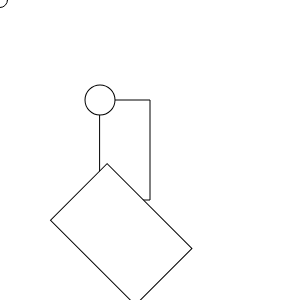
Frame 1 (no input)
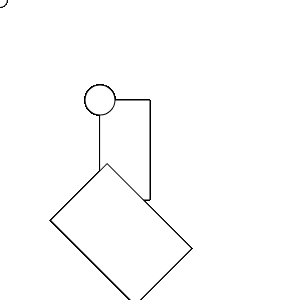
Frame 60 (no input)
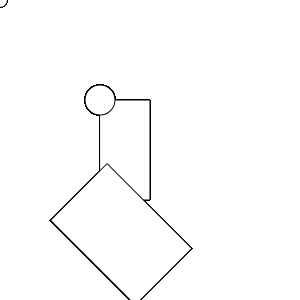
Frame 120 (the mouse pressed at the canvas centre since frame 60)

The p5.js sketch that drew these frames (run headless with seeded random() and noise() and a simulated clock; from frame 60 on, the mouse is pressed at the canvas centre):

// p5.js sketch
// ── sketch.js
function setup() {
  createCanvas(300, 300);
}

function draw() {
  ellipse(0, 0, 15, 15); // Ellipse A
  translate(100, 100);
  rect(0, 0, 50, 100); // Rectangle A
  rotate(radians(45));
  ellipse(0, 0, 30, 30); // Ellipse B
  rect(50, 40, 120, 80); // Rectangle B
}
